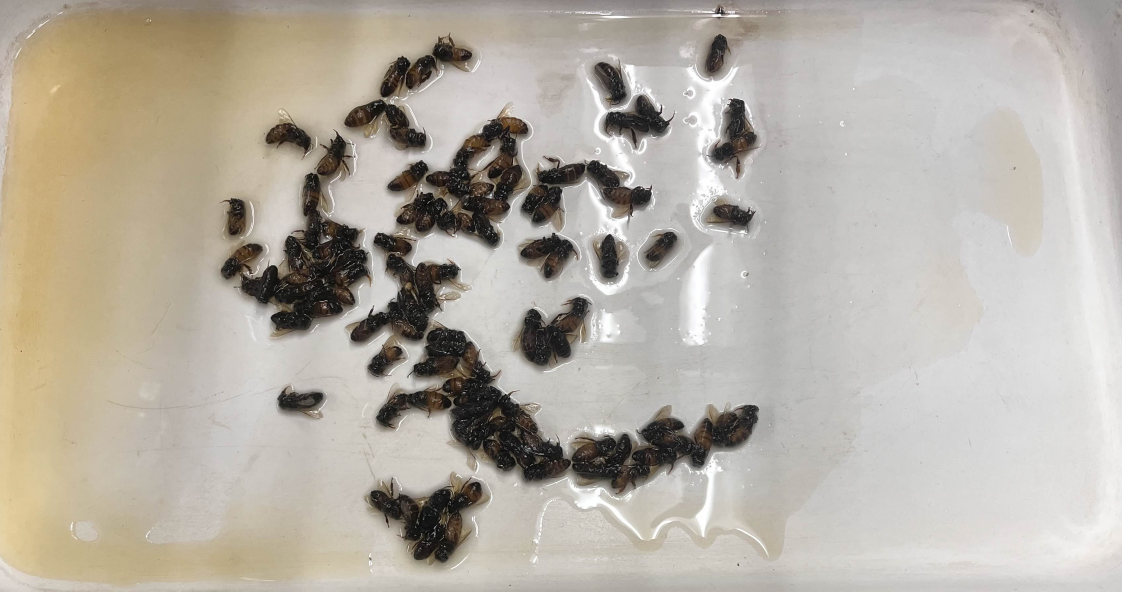
#> input picture image_data/bee-image-1.jpg, 3366 x 1774 px, found by its file name (shown at 1/3 size)
$ python watershed.py
#> lines starting #> are read from the running program, lines starting #| are printed output that depends on the picture
'''
Experiment with watershed algorithm, might be a stage in the bee counting ...
'''

import numpy as np
import cv2 as cv

img = cv.imread('/Users/henryshaw/Desktop/Projects/ee-capstone-bee-mite-detect/image_data/bee-image-1.jpg', cv.IMREAD_COLOR_BGR, )
#> img is the input picture: shape (1774, 3366, 3); mean B, G, R 164.3, 174.8, 181.2

img = img[1000:2000, 1000:2000]
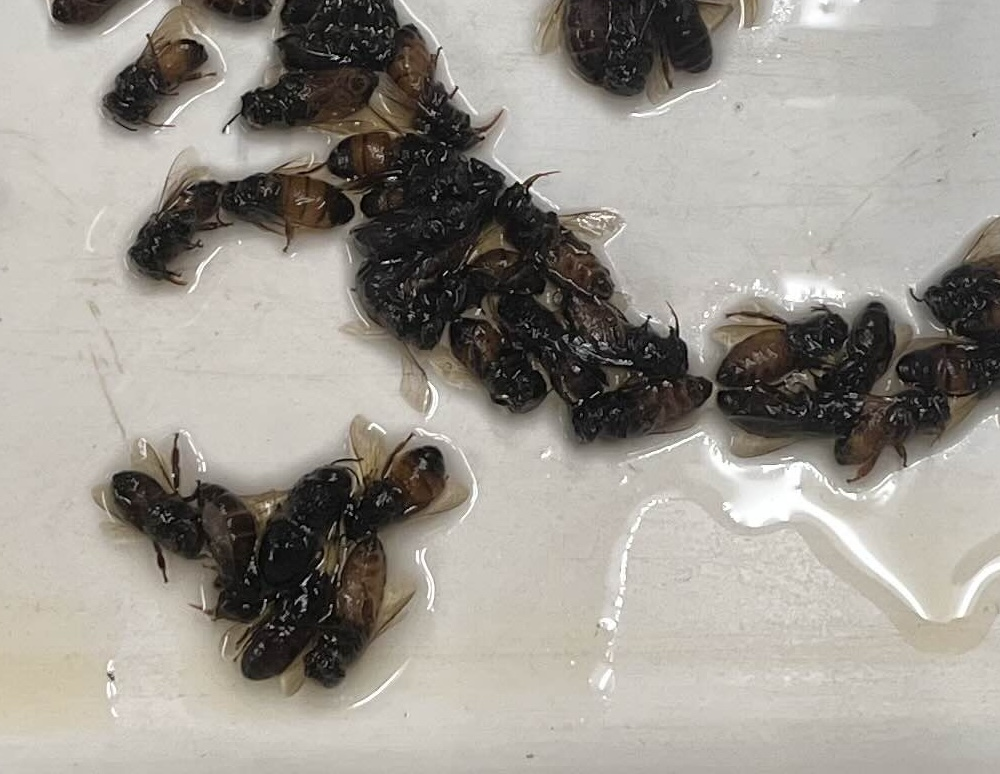
#> img: shape (774, 1000, 3); mean B, G, R 143.8, 151.3, 155.6
orig = img.copy()

assert img is not None, 'Image not found'

def hue_only(img):
    img = cv.cvtColor(img, cv.COLOR_BGR2HSV)
#> img: shape (774, 1000, 3); mean H, S, V 22.3, 25.4, 155.7

    # get a a gaussian of the hue around red
    # and apply to the saturation channel
    x = (img[:, :, 0]).astype(np.float32)
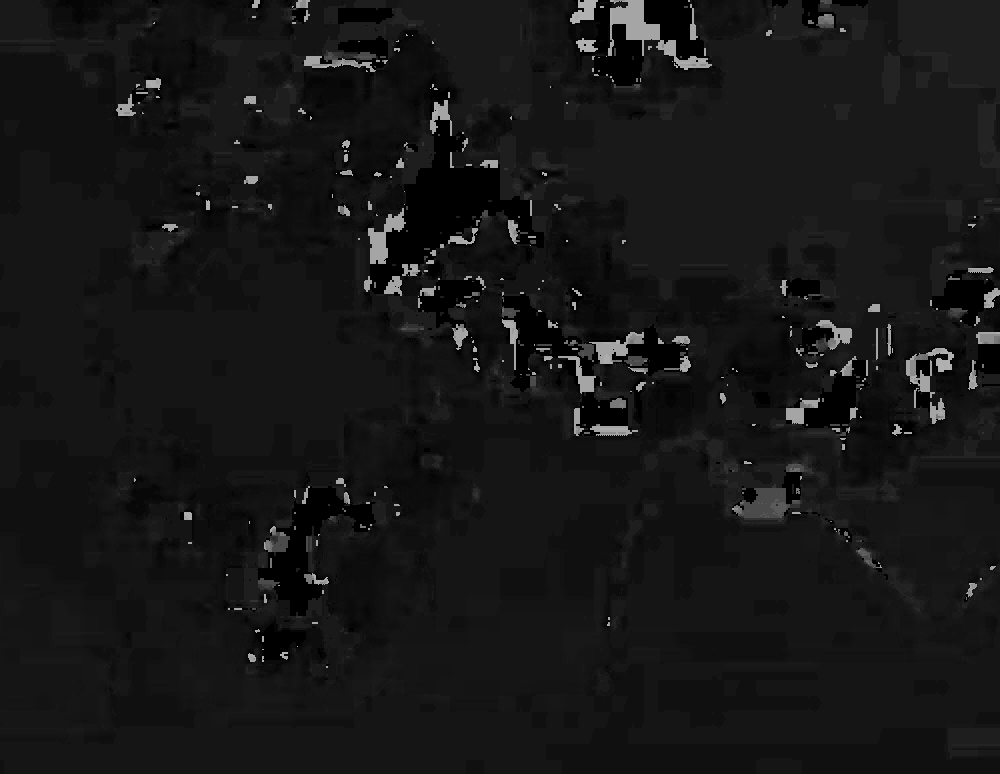
#> x: shape (774, 1000) float32; min 0, max 179, mean 22.3
    y = (img[:, :, 2]).astype(np.float32)
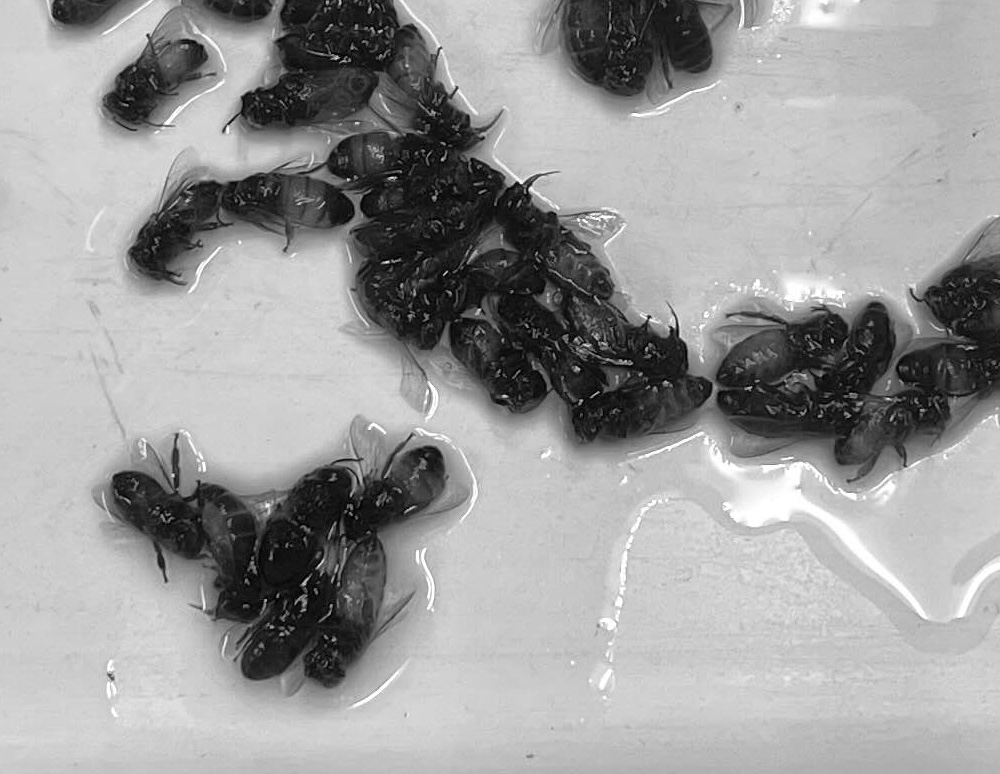
#> y: shape (774, 1000) float32; min 0, max 255, mean 155.7
    # x = (x+90) % 180
#> (the run stopped early here; a loop or call above may not have finished)

$ run again, with image_data/bee-image-2.jpg copied over image_data/bee-image-1.jpg
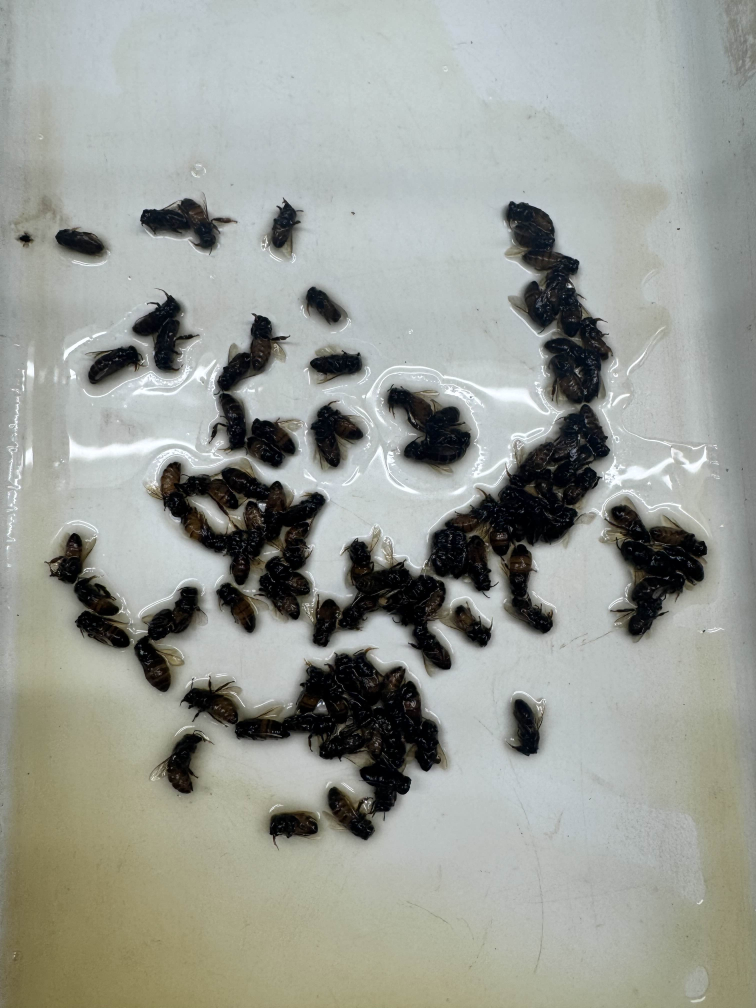
#> input picture image_data/bee-image-2.jpg, 3024 x 4032 px, found by its file name (shown at 1/4 size)
#> img is the input picture: shape (4032, 3024, 3); mean B, G, R 149.9, 156.7, 153.2
#> `img = img[1000:2000, 1000:2000]`:
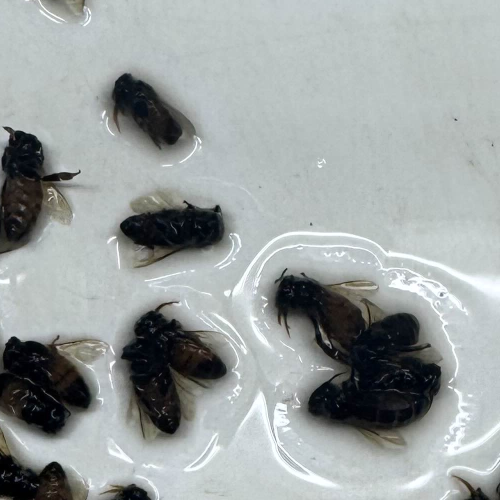
#> img: shape (1000, 1000, 3) (shown at 1/2 size); mean B, G, R 159.4, 160, 154
#> in hue_only, `x = (img[:, :, 0]).astype(np.float32)`:
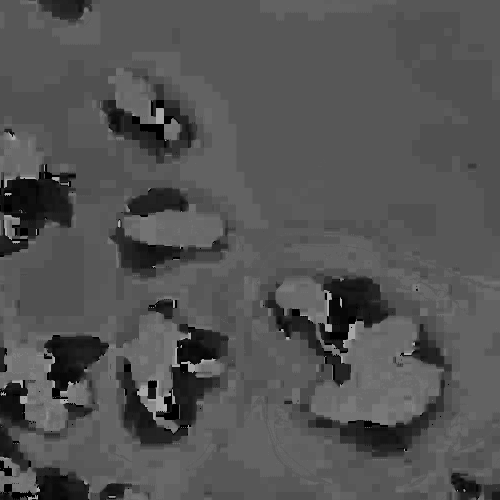
#> x: shape (1000, 1000) float32 (shown at 1/2 size); min 0, max 177, mean 82.7
